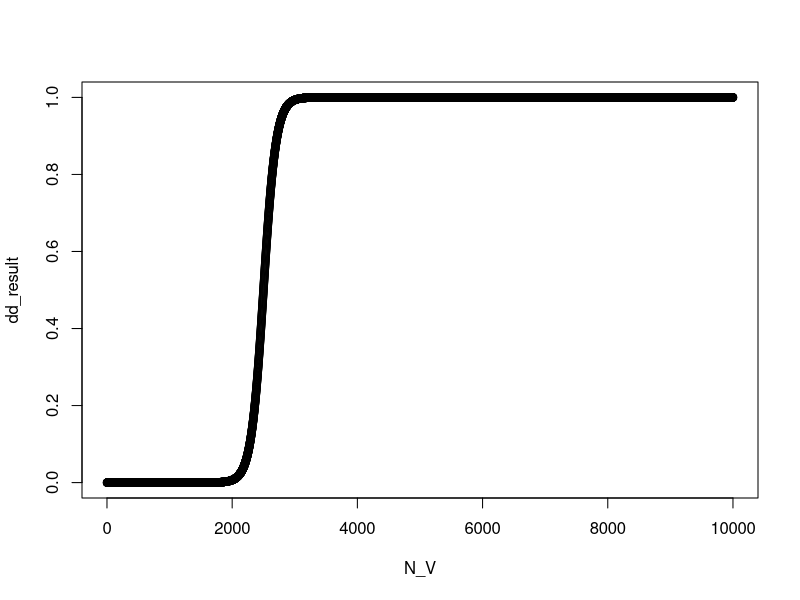

The R source for this figure:
###The function that we can use to figure out
### how to the density-dependent dispersal function would look like
### a0 is the maximum dispersal rate (daily),
### k is the steepness parameter, 
### N0 is the vector abundance that lead to the 

plotter_DD_dispersal <- function(a_max,k,N0){
        N_V = seq(1,1e4)
        dd_result <- a_max/(1.00 +  exp(-k *(N_V - N0)))
        
        plot(N_V, dd_result)
        
}

plotter_DD_dispersal(1,1e-2,2500)
